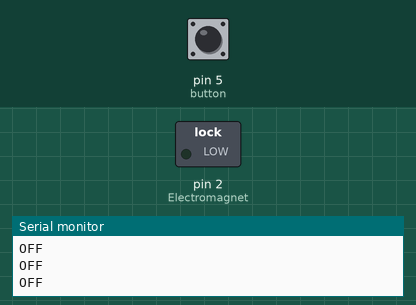
Simulated run of this sketch. Board: Arduino Uno, built with avr-gcc and run on an emulated ATmega328P. On the bench: switched loads named in the sketch (green lamp = pin HIGH), the last lines printed to the serial monitor. Inputs (shaded band) come from the test bench; at power-on: pin 5 (button) HIGH.

Above: at 1.2 s.
1.3 s: pin 5 (button) pulled LOW for 0.25 s
At 1.5 s:
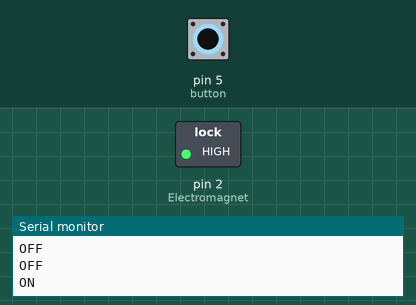
3.1 s: pin 5 (button) pulled LOW for 3.2 s
At 7.4 s:
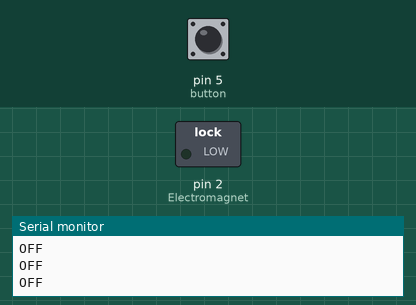
Timing chart, 0 to 8.9 s (numbered marks = the images above; inputs shaded):
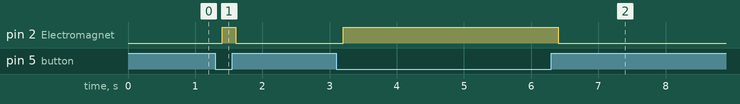

Measured:
- after the input at 1.3 s, pin 2 (Electromagnet): LOW → HIGH after 0.10 s, → LOW 0.20 s later
- after the input at 3.1 s, pin 2 (Electromagnet): LOW → HIGH after 0.10 s, → LOW 3.2 s later

The sketch:

crowtail_electromagnet_button.ino
```cpp
int Electromagnet = 2;
int button = 5;
int buttonstate;

void setup() {
  Serial.begin(9600);
  pinMode(Electromagnet, OUTPUT);
  pinMode(button, INPUT_PULLUP);
}
void loop() {
  buttonstate = digitalRead(button);
  if (buttonstate == LOW)
  {
    Serial.println("ON");
    digitalWrite(Electromagnet, HIGH);
    delay(200);

  }
  else
  {
    Serial.println("OFF");
    digitalWrite(Electromagnet, LOW);
    delay(200);
  }
}
```
